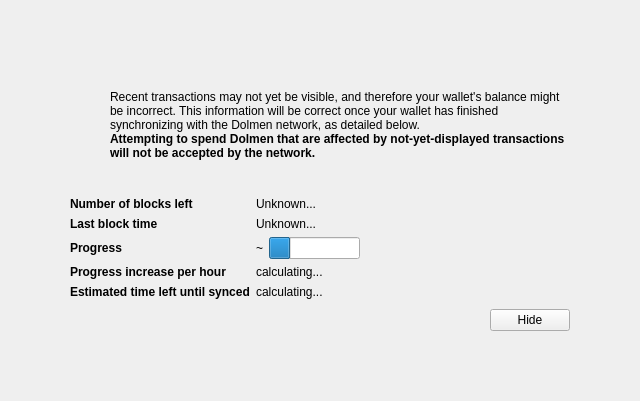
<?xml version="1.0" encoding="UTF-8"?>
<ui version="4.0">
 <class>ModalOverlay</class>
 <widget class="ModalOverlay" name="ModalOverlay">
  <property name="geometry">
   <rect>
    <x>0</x>
    <y>0</y>
    <width>640</width>
    <height>401</height>
   </rect>
  </property>
  <property name="windowTitle">
   <string>Form</string>
  </property>
  <layout class="QVBoxLayout" name="verticalLayout" stretch="0">
   <property name="sizeConstraint">
    <enum>QLayout::SetDefaultConstraint</enum>
   </property>
   <property name="leftMargin">
    <number>0</number>
   </property>
   <property name="topMargin">
    <number>0</number>
   </property>
   <property name="rightMargin">
    <number>0</number>
   </property>
   <property name="bottomMargin">
    <number>0</number>
   </property>
   <item>
    <widget class="QWidget" name="bgWidget" native="true">
     <property name="styleSheet">
      <string notr="true"/>
     </property>
     <layout class="QVBoxLayout" name="verticalLayoutMain" stretch="0">
      <property name="leftMargin">
       <number>60</number>
      </property>
      <property name="topMargin">
       <number>60</number>
      </property>
      <property name="rightMargin">
       <number>60</number>
      </property>
      <property name="bottomMargin">
       <number>60</number>
      </property>
      <item>
       <widget class="QWidget" name="contentWidget" native="true">
        <property name="styleSheet">
         <string notr="true"/>
        </property>
        <layout class="QVBoxLayout" name="verticalLayoutSub" stretch="1,0,0,0,0">
         <property name="spacing">
          <number>0</number>
         </property>
         <property name="leftMargin">
          <number>10</number>
         </property>
         <property name="topMargin">
          <number>10</number>
         </property>
         <property name="rightMargin">
          <number>10</number>
         </property>
         <property name="bottomMargin">
          <number>10</number>
         </property>
         <item>
          <layout class="QHBoxLayout" name="horizontalLayoutIconText" stretch="0,1">
           <property name="topMargin">
            <number>20</number>
           </property>
           <item>
            <layout class="QVBoxLayout" name="verticalLayoutIcon">
             <property name="leftMargin">
              <number>0</number>
             </property>
             <item>
              <widget class="QPushButton" name="warningIcon">
               <property name="enabled">
                <bool>false</bool>
               </property>
               <property name="text">
                <string/>
               </property>
               <property name="icon">
                <iconset>
                 <normaloff>:/icons/warning</normaloff>
                 <disabledoff>:/icons/warning</disabledoff>:/icons/warning</iconset>
               </property>
               <property name="iconSize">
                <size>
                 <width>48</width>
                 <height>48</height>
                </size>
               </property>
               <property name="flat">
                <bool>true</bool>
               </property>
              </widget>
             </item>
             <item>
              <spacer name="verticalSpacerWarningIcon">
               <property name="orientation">
                <enum>Qt::Vertical</enum>
               </property>
               <property name="sizeHint" stdset="0">
                <size>
                 <width>20</width>
                 <height>40</height>
                </size>
               </property>
              </spacer>
             </item>
            </layout>
           </item>
           <item>
            <layout class="QVBoxLayout" name="verticalLayoutInfoText">
             <property name="leftMargin">
              <number>0</number>
             </property>
             <property name="topMargin">
              <number>0</number>
             </property>
             <item>
              <widget class="QLabel" name="infoText">
               <property name="text">
                <string>Recent transactions may not yet be visible, and therefore your wallet's balance might be incorrect. This information will be correct once your wallet has finished synchronizing with the Dolmen network, as detailed below.</string>
               </property>
               <property name="textFormat">
                <enum>Qt::RichText</enum>
               </property>
               <property name="wordWrap">
                <bool>true</bool>
               </property>
              </widget>
             </item>
             <item>
              <widget class="QLabel" name="infoTextStrong">
               <property name="font">
                <font>
                 <weight>75</weight>
                 <bold>true</bold>
                </font>
               </property>
               <property name="text">
                <string>Attempting to spend Dolmen that are affected by not-yet-displayed transactions will not be accepted by the network.</string>
               </property>
               <property name="textFormat">
                <enum>Qt::RichText</enum>
               </property>
               <property name="wordWrap">
                <bool>true</bool>
               </property>
              </widget>
             </item>
             <item>
              <spacer name="verticalSpacerInTextSpace">
               <property name="orientation">
                <enum>Qt::Vertical</enum>
               </property>
               <property name="sizeHint" stdset="0">
                <size>
                 <width>20</width>
                 <height>40</height>
                </size>
               </property>
              </spacer>
             </item>
            </layout>
           </item>
          </layout>
         </item>
         <item>
          <spacer name="verticalSpacerAfterText">
           <property name="orientation">
            <enum>Qt::Vertical</enum>
           </property>
           <property name="sizeHint" stdset="0">
            <size>
             <width>20</width>
             <height>40</height>
            </size>
           </property>
          </spacer>
         </item>
         <item>
          <layout class="QFormLayout" name="formLayout">
           <property name="fieldGrowthPolicy">
            <enum>QFormLayout::FieldsStayAtSizeHint</enum>
           </property>
           <property name="horizontalSpacing">
            <number>6</number>
           </property>
           <property name="verticalSpacing">
            <number>6</number>
           </property>
           <property name="topMargin">
            <number>10</number>
           </property>
           <item row="0" column="0">
            <widget class="QLabel" name="labelNumberOfBlocksLeft">
             <property name="font">
              <font>
               <weight>75</weight>
               <bold>true</bold>
              </font>
             </property>
             <property name="text">
              <string>Number of blocks left</string>
             </property>
            </widget>
           </item>
           <item row="0" column="1">
            <widget class="QLabel" name="numberOfBlocksLeft">
             <property name="text">
              <string>Unknown...</string>
             </property>
            </widget>
           </item>
           <item row="1" column="0">
            <widget class="QLabel" name="labelLastBlockTime">
             <property name="font">
              <font>
               <weight>75</weight>
               <bold>true</bold>
              </font>
             </property>
             <property name="text">
              <string>Last block time</string>
             </property>
            </widget>
           </item>
           <item row="1" column="1">
            <widget class="QLabel" name="newestBlockDate">
             <property name="sizePolicy">
              <sizepolicy hsizetype="Maximum" vsizetype="Preferred">
               <horstretch>0</horstretch>
               <verstretch>0</verstretch>
              </sizepolicy>
             </property>
             <property name="text">
              <string>Unknown...</string>
             </property>
            </widget>
           </item>
           <item row="2" column="0">
            <widget class="QLabel" name="labelSyncDone">
             <property name="font">
              <font>
               <weight>75</weight>
               <bold>true</bold>
              </font>
             </property>
             <property name="text">
              <string>Progress</string>
             </property>
            </widget>
           </item>
           <item row="2" column="1">
            <layout class="QHBoxLayout" name="horizontalLayoutSync" stretch="0,1">
             <item>
              <widget class="QLabel" name="percentageProgress">
               <property name="text">
                <string>~</string>
               </property>
              </widget>
             </item>
             <item>
              <widget class="QProgressBar" name="progressBar">
               <property name="value">
                <number>24</number>
               </property>
               <property name="format">
                <string/>
               </property>
              </widget>
             </item>
            </layout>
           </item>
           <item row="4" column="0">
            <widget class="QLabel" name="labelProgressIncrease">
             <property name="font">
              <font>
               <weight>75</weight>
               <bold>true</bold>
              </font>
             </property>
             <property name="text">
              <string>Progress increase per hour</string>
             </property>
            </widget>
           </item>
           <item row="4" column="1">
            <widget class="QLabel" name="progressIncreasePerH">
             <property name="text">
              <string>calculating...</string>
             </property>
            </widget>
           </item>
           <item row="5" column="0">
            <widget class="QLabel" name="labelEstimatedTimeLeft">
             <property name="font">
              <font>
               <weight>75</weight>
               <bold>true</bold>
              </font>
             </property>
             <property name="text">
              <string>Estimated time left until synced</string>
             </property>
            </widget>
           </item>
           <item row="5" column="1">
            <widget class="QLabel" name="expectedTimeLeft">
             <property name="text">
              <string>calculating...</string>
             </property>
            </widget>
           </item>
          </layout>
         </item>
         <item>
          <layout class="QHBoxLayout" name="horizontalLayoutButtons">
           <property name="leftMargin">
            <number>10</number>
           </property>
           <property name="topMargin">
            <number>10</number>
           </property>
           <item>
            <spacer name="horizontalSpacer">
             <property name="orientation">
              <enum>Qt::Horizontal</enum>
             </property>
             <property name="sizeHint" stdset="0">
              <size>
               <width>40</width>
               <height>20</height>
              </size>
             </property>
            </spacer>
           </item>
           <item>
            <widget class="QPushButton" name="closeButton">
             <property name="text">
              <string>Hide</string>
             </property>
            </widget>
           </item>
          </layout>
         </item>
         <item>
          <layout class="QVBoxLayout" name="verticalLayout_2">
           <item>
            <spacer name="verticalSpacer">
             <property name="orientation">
              <enum>Qt::Vertical</enum>
             </property>
             <property name="sizeHint" stdset="0">
              <size>
               <width>20</width>
               <height>40</height>
              </size>
             </property>
            </spacer>
           </item>
          </layout>
         </item>
        </layout>
       </widget>
      </item>
     </layout>
    </widget>
   </item>
  </layout>
 </widget>
 <customwidgets>
  <customwidget>
   <class>ModalOverlay</class>
   <extends>QWidget</extends>
   <header>modaloverlay.h</header>
   <container>1</container>
  </customwidget>
 </customwidgets>
 <resources/>
 <connections/>
</ui>
